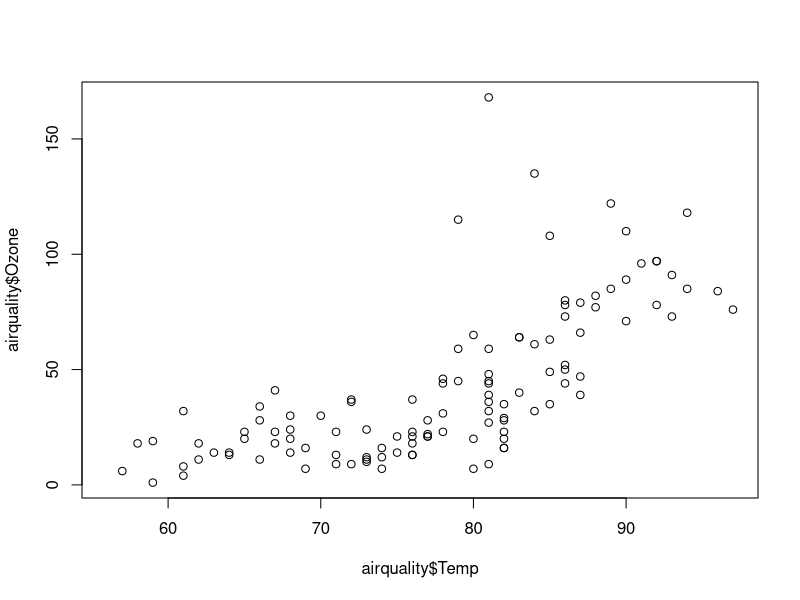
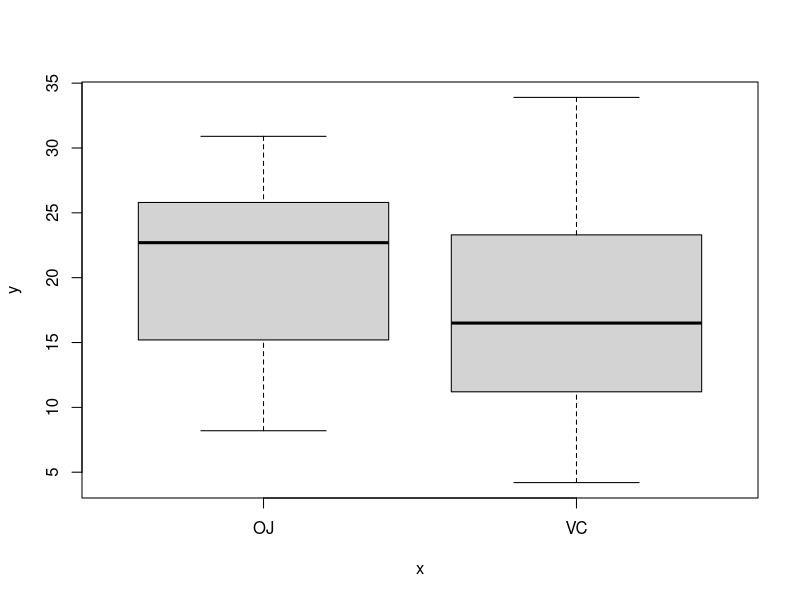
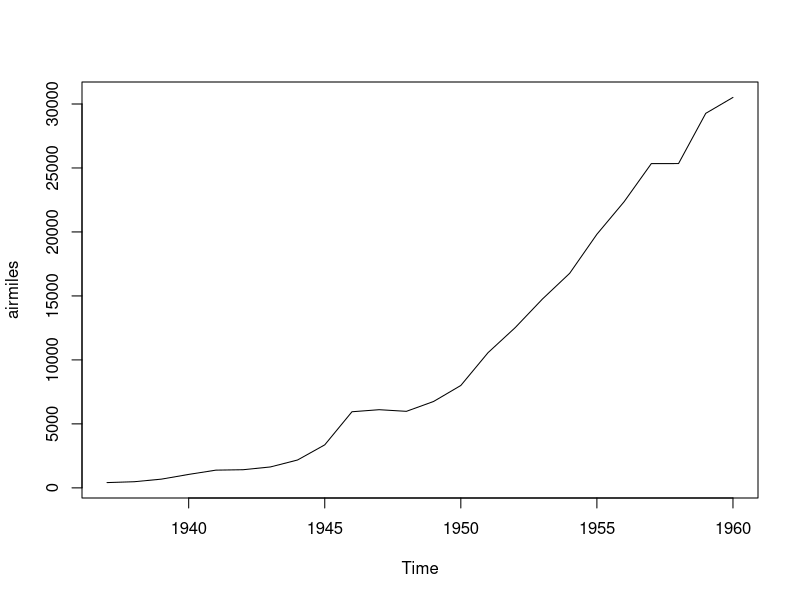

Generate these figures, in order, with R:
#EJ1

help(airquality)
str(airquality)
plot(airquality$Temp, airquality$Ozone)

#EJ2
str(ToothGrowth)
plot(ToothGrowth$supp, ToothGrowth$len)

#EJ3
str(airmiles)
plot(airmiles)
